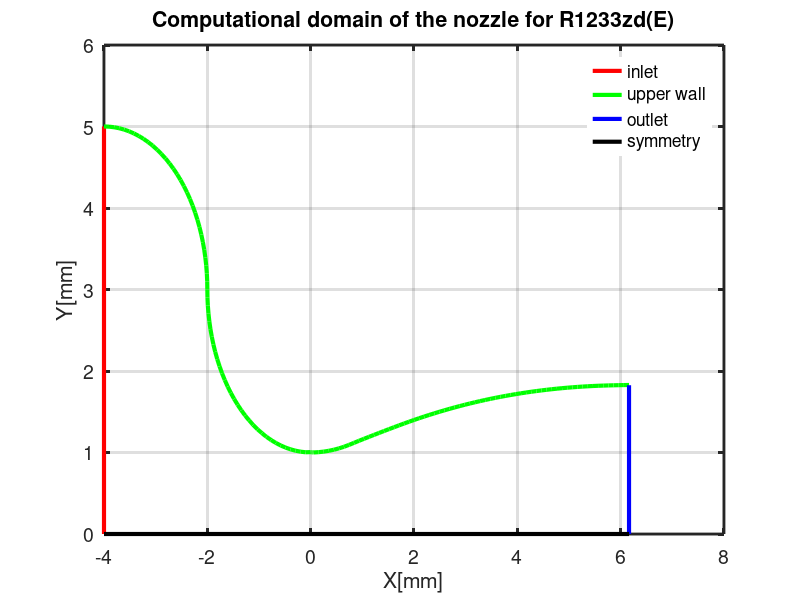

Reproduce this figure in MATLAB.
clear all;
clc;
% inlet
x_1 = [-4 -4];
y_1 = [0 5.0005];
%  wall
wall = dlmread('wall.csv','', 1, 0);
x_2 = wall(:,1);
y_2 = wall(:,2);
% outlet
x_3 = [6.1618 6.1618];
y_3 = [1.8254 0];

% sys
x_4 = [6.1618 -4];
y_4 = [0 0];


##% read coolprop inviscid model
##cp = dlmread('coolprop.csv','',1,0);
##cp_x = cp(:,5);
##cp_p = cp(:,2);
##cp_m = cp(:,1);

% plot comparison
figure(1)
plot(x_1, y_1,'r',"linewidth", 3);
hold on
grid on
plot(x_2, y_2,'g',"linewidth", 3);
hold on
grid on
plot(x_3, y_3,'b',"linewidth", 3);
hold on
grid on
plot(x_4, y_4,'k',"linewidth", 3);
hold on
grid on

xlabel('X[mm]')
ylabel('Y[mm]')
title('Computational domain of the nozzle for R1233zd(E)')
legend boxoff
set(gca, "linewidth", 2, "fontsize", 14);
##axis ([0 12 0 8])
legend("inlet","upper wall","outlet","symmetry")

